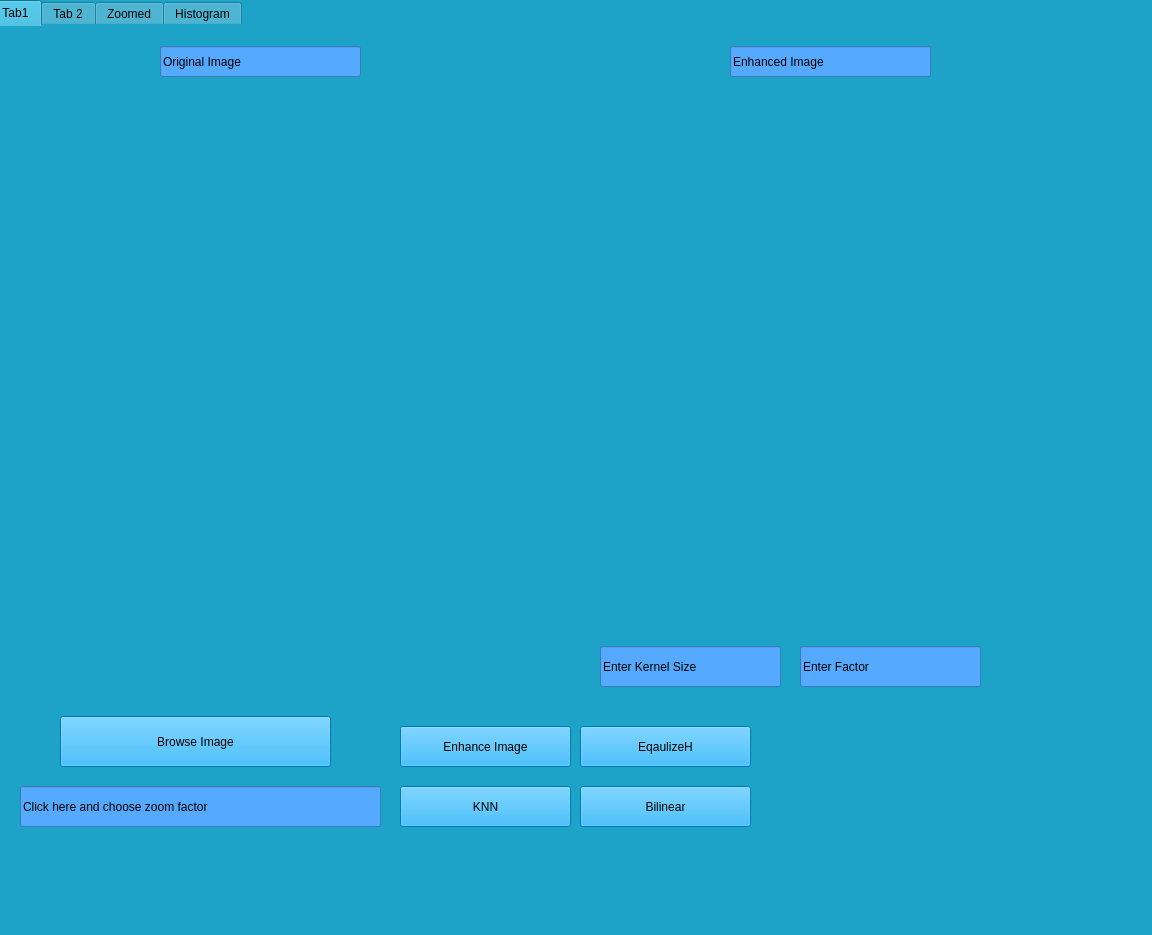
<?xml version="1.0" encoding="UTF-8"?>
<ui version="4.0">
 <class>MainWindow</class>
 <widget class="QMainWindow" name="MainWindow">
  <property name="geometry">
   <rect>
    <x>0</x>
    <y>0</y>
    <width>1152</width>
    <height>935</height>
   </rect>
  </property>
  <property name="windowTitle">
   <string>MainWindow</string>
  </property>
  <property name="layoutDirection">
   <enum>Qt::LeftToRight</enum>
  </property>
  <property name="styleSheet">
   <string notr="true">color: rgb(170, 85, 0);
background-color: rgb(30, 163, 200);
background-image: url(&quot;E:/Year3 Term1/Image processing/Task2/canvas.png&quot;);</string>
  </property>
  <widget class="QWidget" name="centralwidget">
   <widget class="QTabWidget" name="tabWidget">
    <property name="geometry">
     <rect>
      <x>-10</x>
      <y>0</y>
      <width>1191</width>
      <height>931</height>
     </rect>
    </property>
    <property name="toolTip">
     <string>&lt;!DOCTYPE HTML PUBLIC &quot;-//W3C//DTD HTML 4.0//EN&quot; &quot;http://www.w3.org/TR/REC-html40/strict.dtd&quot;&gt;
&lt;html&gt;&lt;head&gt;&lt;meta name=&quot;qrichtext&quot; content=&quot;1&quot; /&gt;&lt;style type=&quot;text/css&quot;&gt;
p, li { white-space: pre-wrap; }
&lt;/style&gt;&lt;/head&gt;&lt;body style=&quot; font-family:'MS Shell Dlg 2'; font-size:8pt; font-weight:400; font-style:normal;&quot;&gt;
&lt;p style=&quot;-qt-paragraph-type:empty; margin-top:12px; margin-bottom:12px; margin-left:0px; margin-right:0px; -qt-block-indent:0; text-indent:0px;&quot;&gt;&lt;br /&gt;&lt;/p&gt;&lt;/body&gt;&lt;/html&gt;</string>
    </property>
    <property name="whatsThis">
     <string>&lt;!DOCTYPE HTML PUBLIC &quot;-//W3C//DTD HTML 4.0//EN&quot; &quot;http://www.w3.org/TR/REC-html40/strict.dtd&quot;&gt;
&lt;html&gt;&lt;head&gt;&lt;meta name=&quot;qrichtext&quot; content=&quot;1&quot; /&gt;&lt;style type=&quot;text/css&quot;&gt;
p, li { white-space: pre-wrap; }
&lt;/style&gt;&lt;/head&gt;&lt;body style=&quot; font-family:'MS Shell Dlg 2'; font-size:8pt; font-weight:400; font-style:normal;&quot;&gt;
&lt;p style=&quot;-qt-paragraph-type:empty; margin-top:12px; margin-bottom:12px; margin-left:0px; margin-right:0px; -qt-block-indent:0; text-indent:0px;&quot;&gt;&lt;br /&gt;&lt;/p&gt;&lt;/body&gt;&lt;/html&gt;</string>
    </property>
    <property name="styleSheet">
     <string notr="true">border-color: qconicalgradient(cx:0, cy:0, angle:135, stop:0 rgba(255, 255, 0, 69), stop:0.375 rgba(255, 255, 0, 69), stop:0.423533 rgba(251, 255, 0, 145), stop:0.45 rgba(247, 255, 0, 208), stop:0.477581 rgba(255, 244, 71, 130), stop:0.518717 rgba(255, 218, 71, 130), stop:0.55 rgba(255, 255, 0, 255), stop:0.57754 rgba(255, 203, 0, 130), stop:0.625 rgba(255, 255, 0, 69), stop:1 rgba(255, 255, 0, 69));
color: rgb(0, 0, 0);
gridline-color: rgb(255, 170, 255);
</string>
    </property>
    <property name="currentIndex">
     <number>0</number>
    </property>
    <widget class="QWidget" name="tab_3">
     <attribute name="title">
      <string>Tab1</string>
     </attribute>
     <widget class="QLabel" name="Image">
      <property name="geometry">
       <rect>
        <x>20</x>
        <y>70</y>
        <width>531</width>
        <height>511</height>
       </rect>
      </property>
      <property name="text">
       <string/>
      </property>
      <property name="alignment">
       <set>Qt::AlignCenter</set>
      </property>
     </widget>
     <widget class="QPushButton" name="Browse">
      <property name="geometry">
       <rect>
        <x>70</x>
        <y>690</y>
        <width>271</width>
        <height>51</height>
       </rect>
      </property>
      <property name="styleSheet">
       <string notr="true">font: 14pt &quot;MS Shell Dlg 2&quot;;
font: 14pt &quot;MS Shell Dlg 2&quot;;
background-color: rgb(0, 170, 255);</string>
      </property>
      <property name="text">
       <string>Browse Image</string>
      </property>
     </widget>
     <widget class="QLineEdit" name="ZoomFactor">
      <property name="geometry">
       <rect>
        <x>30</x>
        <y>760</y>
        <width>361</width>
        <height>41</height>
       </rect>
      </property>
      <property name="styleSheet">
       <string notr="true">background-color: rgb(85, 170, 255);
font: 14pt &quot;MS Shell Dlg 2&quot;;</string>
      </property>
      <property name="text">
       <string>Click here and choose zoom factor</string>
      </property>
     </widget>
     <widget class="QPushButton" name="KNNBtn">
      <property name="geometry">
       <rect>
        <x>410</x>
        <y>760</y>
        <width>171</width>
        <height>41</height>
       </rect>
      </property>
      <property name="styleSheet">
       <string notr="true">font: 14pt &quot;MS Shell Dlg 2&quot;;
font: 14pt &quot;MS Shell Dlg 2&quot;;
background-color: rgb(0, 170, 255);</string>
      </property>
      <property name="text">
       <string>KNN</string>
      </property>
     </widget>
     <widget class="QPushButton" name="BilinearBtn">
      <property name="geometry">
       <rect>
        <x>590</x>
        <y>760</y>
        <width>171</width>
        <height>41</height>
       </rect>
      </property>
      <property name="styleSheet">
       <string notr="true">font: 14pt &quot;MS Shell Dlg 2&quot;;
font: 14pt &quot;MS Shell Dlg 2&quot;;
background-color: rgb(0, 170, 255);</string>
      </property>
      <property name="text">
       <string>Bilinear</string>
      </property>
     </widget>
     <widget class="QPushButton" name="EqualizeHBtn">
      <property name="geometry">
       <rect>
        <x>590</x>
        <y>700</y>
        <width>171</width>
        <height>41</height>
       </rect>
      </property>
      <property name="styleSheet">
       <string notr="true">font: 14pt &quot;MS Shell Dlg 2&quot;;
font: 14pt &quot;MS Shell Dlg 2&quot;;
background-color: rgb(0, 170, 255);</string>
      </property>
      <property name="text">
       <string>EqaulizeH</string>
      </property>
     </widget>
     <widget class="QLabel" name="Image_Enahnced">
      <property name="geometry">
       <rect>
        <x>580</x>
        <y>70</y>
        <width>531</width>
        <height>511</height>
       </rect>
      </property>
      <property name="text">
       <string/>
      </property>
      <property name="alignment">
       <set>Qt::AlignCenter</set>
      </property>
     </widget>
     <widget class="QLineEdit" name="ZoomFactor_6">
      <property name="geometry">
       <rect>
        <x>740</x>
        <y>20</y>
        <width>201</width>
        <height>31</height>
       </rect>
      </property>
      <property name="styleSheet">
       <string notr="true">background-color: rgb(85, 170, 255);
font: 14pt &quot;MS Shell Dlg 2&quot;;</string>
      </property>
      <property name="text">
       <string>Enhanced Image</string>
      </property>
     </widget>
     <widget class="QLineEdit" name="ZoomFactor_7">
      <property name="geometry">
       <rect>
        <x>170</x>
        <y>20</y>
        <width>201</width>
        <height>31</height>
       </rect>
      </property>
      <property name="styleSheet">
       <string notr="true">background-color: rgb(85, 170, 255);
font: 14pt &quot;MS Shell Dlg 2&quot;;</string>
      </property>
      <property name="text">
       <string>Original Image</string>
      </property>
     </widget>
     <widget class="QLineEdit" name="KernelSize">
      <property name="geometry">
       <rect>
        <x>610</x>
        <y>620</y>
        <width>181</width>
        <height>41</height>
       </rect>
      </property>
      <property name="styleSheet">
       <string notr="true">background-color: rgb(85, 170, 255);
font: 14pt &quot;MS Shell Dlg 2&quot;;</string>
      </property>
      <property name="text">
       <string>Enter Kernel Size</string>
      </property>
     </widget>
     <widget class="QLineEdit" name="FactorValue">
      <property name="geometry">
       <rect>
        <x>810</x>
        <y>620</y>
        <width>181</width>
        <height>41</height>
       </rect>
      </property>
      <property name="styleSheet">
       <string notr="true">background-color: rgb(85, 170, 255);
font: 14pt &quot;MS Shell Dlg 2&quot;;</string>
      </property>
      <property name="text">
       <string>Enter Factor </string>
      </property>
     </widget>
     <widget class="QPushButton" name="Enhance_BTN">
      <property name="geometry">
       <rect>
        <x>410</x>
        <y>700</y>
        <width>171</width>
        <height>41</height>
       </rect>
      </property>
      <property name="styleSheet">
       <string notr="true">font: 14pt &quot;MS Shell Dlg 2&quot;;
font: 14pt &quot;MS Shell Dlg 2&quot;;
background-color: rgb(0, 170, 255);</string>
      </property>
      <property name="text">
       <string>Enhance Image</string>
      </property>
     </widget>
    </widget>
    <widget class="QWidget" name="tab_2">
     <attribute name="title">
      <string>Tab 2</string>
     </attribute>
     <widget class="QLabel" name="Tab2Label">
      <property name="geometry">
       <rect>
        <x>40</x>
        <y>0</y>
        <width>721</width>
        <height>521</height>
       </rect>
      </property>
      <property name="styleSheet">
       <string notr="true">border-color: rgb(0, 255, 255);</string>
      </property>
      <property name="text">
       <string/>
      </property>
     </widget>
     <widget class="QSplitter" name="splitter">
      <property name="geometry">
       <rect>
        <x>820</x>
        <y>-10</y>
        <width>221</width>
        <height>131</height>
       </rect>
      </property>
      <property name="orientation">
       <enum>Qt::Vertical</enum>
      </property>
      <widget class="QPushButton" name="GenerateBtn">
       <property name="styleSheet">
        <string notr="true">font: 14pt &quot;MS Shell Dlg 2&quot;;
background-color: rgb(170, 255, 255);</string>
       </property>
       <property name="text">
        <string>Generate</string>
       </property>
      </widget>
      <widget class="QPushButton" name="ShowPixels">
       <property name="styleSheet">
        <string notr="true">font: 14pt &quot;MS Shell Dlg 2&quot;;
background-color: rgb(170, 255, 255);</string>
       </property>
       <property name="text">
        <string>Show Pixels</string>
       </property>
      </widget>
     </widget>
     <widget class="QLabel" name="Info">
      <property name="geometry">
       <rect>
        <x>800</x>
        <y>140</y>
        <width>291</width>
        <height>681</height>
       </rect>
      </property>
      <property name="styleSheet">
       <string notr="true">font: 14pt &quot;MS Shell Dlg 2&quot;;
color: rgb(0, 0, 0);</string>
      </property>
      <property name="text">
       <string/>
      </property>
     </widget>
    </widget>
    <widget class="QWidget" name="tab">
     <attribute name="title">
      <string>Zoomed</string>
     </attribute>
     <widget class="QLabel" name="ZoomLabel">
      <property name="geometry">
       <rect>
        <x>30</x>
        <y>30</y>
        <width>1031</width>
        <height>781</height>
       </rect>
      </property>
      <property name="text">
       <string/>
      </property>
     </widget>
    </widget>
    <widget class="QWidget" name="tab_4">
     <attribute name="title">
      <string>Histogram</string>
     </attribute>
     <widget class="QLabel" name="NormalizedH">
      <property name="geometry">
       <rect>
        <x>30</x>
        <y>510</y>
        <width>511</width>
        <height>351</height>
       </rect>
      </property>
      <property name="text">
       <string/>
      </property>
     </widget>
     <widget class="QLabel" name="EqualizedImage">
      <property name="geometry">
       <rect>
        <x>180</x>
        <y>30</y>
        <width>791</width>
        <height>421</height>
       </rect>
      </property>
      <property name="text">
       <string/>
      </property>
     </widget>
     <widget class="QLabel" name="EqaulizedH_N">
      <property name="geometry">
       <rect>
        <x>580</x>
        <y>510</y>
        <width>511</width>
        <height>341</height>
       </rect>
      </property>
      <property name="text">
       <string/>
      </property>
     </widget>
     <widget class="QLineEdit" name="ZoomFactor_2">
      <property name="geometry">
       <rect>
        <x>680</x>
        <y>460</y>
        <width>271</width>
        <height>41</height>
       </rect>
      </property>
      <property name="styleSheet">
       <string notr="true">background-color: rgb(85, 170, 255);
font: 14pt &quot;MS Shell Dlg 2&quot;;</string>
      </property>
      <property name="text">
       <string>Equalized's Normalization</string>
      </property>
     </widget>
     <widget class="QLineEdit" name="ZoomFactor_4">
      <property name="geometry">
       <rect>
        <x>190</x>
        <y>470</y>
        <width>151</width>
        <height>31</height>
       </rect>
      </property>
      <property name="styleSheet">
       <string notr="true">background-color: rgb(85, 170, 255);
font: 14pt &quot;MS Shell Dlg 2&quot;;</string>
      </property>
      <property name="text">
       <string>Normalized H</string>
      </property>
     </widget>
     <widget class="QLineEdit" name="ZoomFactor_5">
      <property name="geometry">
       <rect>
        <x>430</x>
        <y>0</y>
        <width>201</width>
        <height>31</height>
       </rect>
      </property>
      <property name="styleSheet">
       <string notr="true">background-color: rgb(85, 170, 255);
font: 14pt &quot;MS Shell Dlg 2&quot;;</string>
      </property>
      <property name="text">
       <string>Equalized Image</string>
      </property>
     </widget>
    </widget>
   </widget>
  </widget>
  <widget class="QStatusBar" name="statusbar"/>
 </widget>
 <resources/>
 <connections/>
</ui>
